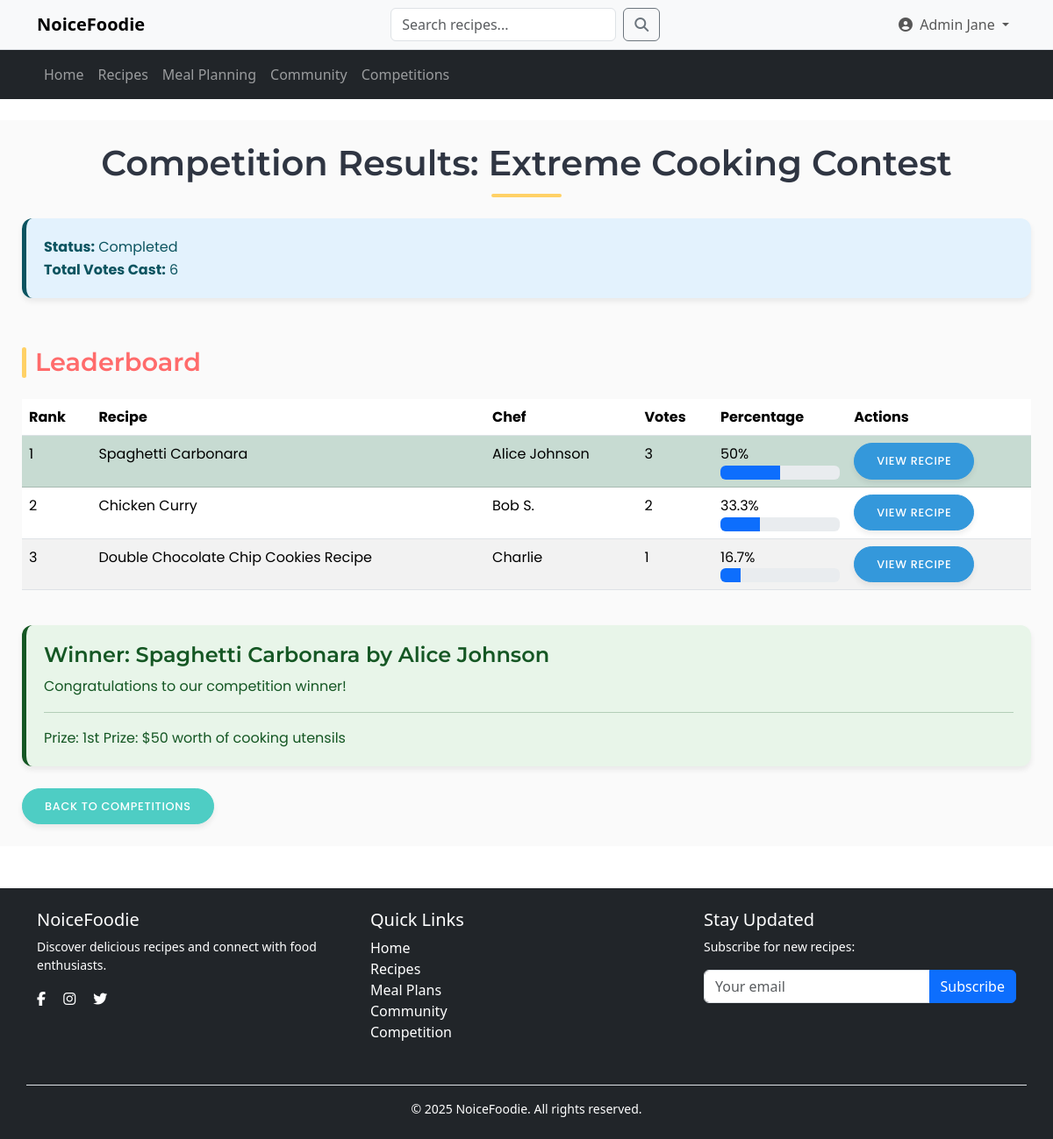
Screenshot of /competition/results.php?id=2 (signed in) with the database file from the repository.
### tables this page shows
CREATE TABLE competitions (
    competition_id INT PRIMARY KEY AUTO_INCREMENT,
    title VARCHAR(255) NOT NULL,
    description TEXT,
    start_date DATETIME NOT NULL,
    end_date DATETIME NOT NULL,
    voting_end_date DATETIME NOT NULL,
    rules TEXT,
    prize_description TEXT,
    status ENUM('upcoming', 'active', 'completed') NOT NULL,
    created_by INT,
    created_at TIMESTAMP DEFAULT CURRENT_TIMESTAMP,
    updated_at TIMESTAMP DEFAULT CURRENT_TIMESTAMP ON UPDATE CURRENT_TIMESTAMP,
    FOREIGN KEY (created_by) REFERENCES usersDB.users(user_id)
);

CREATE TABLE competition_entries (
    entry_id INT PRIMARY KEY AUTO_INCREMENT,
    competition_id INT NOT NULL,
    recipe_id INT NOT NULL,
    user_id INT NOT NULL,
    submission_date TIMESTAMP DEFAULT CURRENT_TIMESTAMP,
    notes TEXT,
    FOREIGN KEY (competition_id) REFERENCES competitions(competition_id),
    FOREIGN KEY (recipe_id) REFERENCES Recipes(recipe_id),
    FOREIGN KEY (user_id) REFERENCES usersDB.users(user_id),
    UNIQUE KEY (competition_id, recipe_id)  
);

CREATE TABLE `Recipes` (
  `recipe_id` int(11) NOT NULL,
  `user_id` int(11) DEFAULT NULL,
  `title` varchar(255) NOT NULL,
  `description` text DEFAULT NULL,
  `category` varchar(100) DEFAULT NULL,
  `cuisine_type` varchar(50) DEFAULT NULL,
  `spice_level` tinyint(4) DEFAULT 0,
  `image_url` varchar(255) DEFAULT NULL,
  `created_at` timestamp NOT NULL DEFAULT current_timestamp(),
  `updated_at` timestamp NOT NULL DEFAULT current_timestamp() ON UPDATE current_timestamp(),
  `created_by` int(11) DEFAULT NULL,
  `updated_by` int(11) DEFAULT NULL,
  `view_count` int(11) DEFAULT 0
);

CREATE TABLE users (
  user_id int(11) NOT NULL AUTO_INCREMENT PRIMARY KEY,
  username varchar(50) NOT NULL,
  nickname varchar(100) DEFAULT NULL,
  email varchar(100) NOT NULL,
  password varchar(255) NOT NULL,
  registration_date TIMESTAMP DEFAULT CURRENT_TIMESTAMP,
  reset_token varchar(255) DEFAULT NULL,
  reset_token_expiry datetime DEFAULT NULL,
  avatar int(11) DEFAULT 0,
  is_admin TINYINT(1) DEFAULT 0,
  UNIQUE KEY email (email)
);

### competition/results.php (the view, shortened to what this page needs)
<?php
require_once '../config/db.php';
$competition_id = $_GET['id'];
$competition_sql = "SELECT * FROM competitions WHERE competition_id = ?";
$stmt = $competitionDB->prepare($competition_sql);
$stmt->execute([$competition_id]);
$competition = $stmt->fetch(PDO::FETCH_ASSOC);
$entries_sql = "SELECT ce.entry_id, ce.recipe_id, r.title as recipe_title, u.nickname,
                COUNT(v.vote_id) as vote_count
                FROM competition_entries ce
                JOIN recipeDB.recipes r ON ce.recipe_id = r.recipe_id
                JOIN usersDB.users u ON ce.user_id = u.user_id
                LEFT JOIN votes v ON ce.entry_id = v.entry_id
                WHERE ce.competition_id = ?
                GROUP BY ce.entry_id
                ORDER BY vote_count DESC";
$stmt = $competitionDB->prepare($entries_sql);
$stmt->execute([$competition_id]);
$entries = $stmt->fetchAll(PDO::FETCH_ASSOC);
$total_votes_sql = "SELECT COUNT(*) as total FROM votes v
                    JOIN competition_entries ce ON v.entry_id = ce.entry_id
                    WHERE ce.competition_id = ?";
$stmt = $competitionDB->prepare($total_votes_sql);
$stmt->execute([$competition_id]);
$total_votes_result = $stmt->fetch(PDO::FETCH_ASSOC);
$total_votes = $total_votes_result['total'];
?>
<!DOCTYPE html>
<html lang="en">
<head>
    <link href="https://cdn.jsdelivr.net/npm/bootstrap@5.3.2/dist/css/bootstrap.min.css" rel="stylesheet">
    <link rel="stylesheet" href="https://cdnjs.cloudflare.com/ajax/libs/font-awesome/6.0.0/css/all.min.css">
    <link rel="stylesheet" href="competition.css">
</head>
<body>
    <?php include_once '../includes/navigation.php'; ?>
    <div class="competition-content">
        <div class="container mt-4">
            <h1>Competition Results: <?= htmlspecialchars($competition['title']) ?></h1>
            <div class="alert alert-info mb-4">
                <strong>Status:</strong> <?= ucfirst($competition['status']) ?>
                <br>
                <strong>Total Votes Cast:</strong> <?= $total_votes ?>
            </div>
            <h2>Leaderboard</h2>
            <?php if (empty($entries)): ?>
                <p>No entries were submitted for this competition.</p>
            <?php else: ?>
                <div class="table-responsive">
                    <table class="table table-striped">
                        <thead>
                            <tr>
                                <th>Rank</th>
                                <th>Recipe</th>
                                <th>Chef</th>
                                <th>Votes</th>
                                <th>Percentage</th>
                                <th>Actions</th>
                            </tr>
                        </thead>
                        <tbody>
                            <?php foreach ($entries as $index => $entry): ?>
                                <tr <?= $index === 0 && $competition['status'] === 'completed' ? 'class="table-success"' : '' ?>>
                                    <td><?= $index + 1 ?></td>
                                    <td><?= htmlspecialchars($entry['recipe_title']) ?></td>
                                    <td><?= htmlspecialchars($entry['nickname']) ?></td>
                                    <td><?= $entry['vote_count'] ?></td>
                                    <td>
                                        <?= $total_votes > 0 ? round(($entry['vote_count'] / $total_votes) * 100, 1) : 0 ?>%
                                        <div class="progress">
                                            <div class="progress-bar" role="progressbar"
                                                style="width: <?= $total_votes > 0 ? ($entry['vote_count'] / $total_votes) * 100 : 0 ?>%"
                                                aria-valuenow="<?= $entry['vote_count'] ?>"
                                                aria-valuemin="0"
                                                aria-valuemax="<?= $total_votes ?>">
                                            </div>
                                        </div>
                                    </td>
                                    <td>
                                        <a href="../recipes/view.php?id=<?= $entry['recipe_id'] ?>" class="btn btn-sm btn-info">View Recipe</a>
                                    </td>
                                </tr>
                            <?php endforeach; ?>
                        </tbody>
                    </table>
                </div>
                <?php if (!empty($entries) && $competition['status'] === 'completed'): ?>
                    <div class="alert alert-success mt-4">
                        <h4 class="alert-heading">Winner: <?= htmlspecialchars($entries[0]['recipe_title']) ?> by <?= htmlspecialchars($entries[0]['nickname']) ?></h4>
                        <p>Congratulations to our competition winner!</p>
                        <hr>
                        <p class="mb-0">Prize: <?= nl2br(htmlspecialchars($competition['prize_description'])) ?></p>
                    </div>
                <?php endif; ?>
            <?php endif; ?>
            <div class="mt-4">
                <a href="competitions.php" class="btn btn-secondary">Back to Competitions</a>
            </div>
        </div>
    </div>
    <?php include_once '../includes/footer.php'; ?>
</body>
</html>

### competition/competition.css (style rules this page uses)
:root { --primary-color: #ff6b6b; --secondary-color: #4ecdc4; --accent-color: #ffd166; --dark-color: #2f3542; --light-color: #f9f7f7; --text-color: #444; --light-grey: #f2f2f2; --shadow-sm: 0 4px 6px rgba(0, 0, 0, 0.07); --shadow-md: 0 6px 12px rgba(0, 0, 0, 0.1); --shadow-lg: 0 15px 25px rgba(0, 0, 0, 0.1); --border-radius: 12px; }
.competition-content { font-family: 'Poppins', sans-serif; background-color: #fafafa; color: var(--text-color); line-height: 1.6; }
.competition-content .container { max-width: 1200px; padding: 25px; }
.competition-content h1, .competition-content h2, .competition-content h3, .competition-content h4, .competition-content h5, .competition-content h6 { font-family: 'Montserrat', sans-serif; font-weight: 600; }
.competition-content h1 { font-size: 2.5rem; color: var(--dark-color); text-align: center; margin-bottom: 1.5rem; position: relative; padding-bottom: 15px; }
.competition-content h1::after { content: ''; position: absolute; bottom: 0; left: 50%; transform: translateX(-50%); width: 80px; height: 4px; background-color: var(--accent-color); border-radius: 2px; }
.competition-content h2 { font-size: 1.8rem; color: var(--primary-color); margin: 2rem 0 1.5rem; position: relative; display: inline-block; padding-left: 15px; }
.competition-content h2::before { content: ''; position: absolute; left: 0; top: 0; height: 100%; width: 5px; background-color: var(--accent-color); border-radius: 3px; }
.competition-content .btn { border-radius: 30px; padding: 10px 25px; font-weight: 500; transition: all 0.3s ease; text-transform: uppercase; font-size: 0.8rem; letter-spacing: 0.7px; box-shadow: var(--shadow-sm); }
.competition-content .btn-secondary { background-color: var(--secondary-color); border-color: var(--secondary-color); color: white; }
.competition-content .btn-info { background-color: #3498db; border-color: #3498db; color: white; }
.competition-content .alert { border-radius: var(--border-radius); border: none; padding: 20px; margin-bottom: 25px; box-shadow: var(--shadow-sm); }
.competition-content .alert-info { background-color: #e3f2fd; color: #0c5460; border-left: 5px solid #0c5460; }
.competition-content .alert-success { background-color: #e8f5e9; color: #155724; border-left: 5px solid #155724; }

### rows the page displays
competitions: title "Extreme Cooking Contest", status "Completed", prize_description "1st Prize: $50 worth of cooking utensils"
competition_entries: recipe.title "Spaghetti Carbonara", user.nickname "Alice Johnson", vote_count "3", vote_count "50"
competition_entries: recipe.title "Chicken Curry", user.nickname "Bob S.", vote_count "2", vote_count "33.3"
competition_entries: recipe.title "Double Chocolate Chip Cookies Recipe", user.nickname "Charlie", vote_count "1", vote_count "16.7"
recipes: title "Spaghetti Carbonara"
users: nickname "Alice Johnson"

### other values shown
$display_name "Admin Jane"
$total_votes "6"
